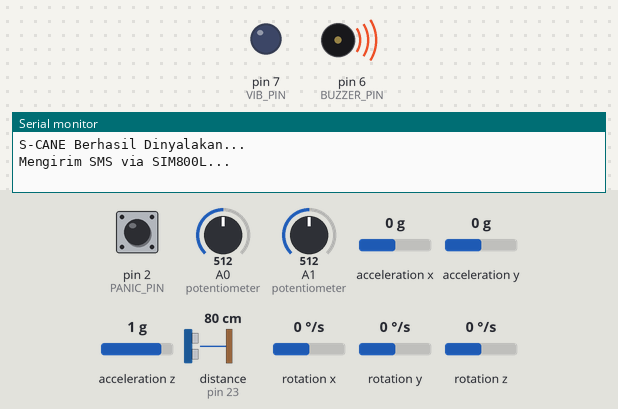
This program was run on a simulated Arduino Mega 2560, built with avr-gcc and run on an emulated ATmega2560. Shown: output pins drawn as LEDs (lit = HIGH), buzzer (waves = sounding), the last lines printed to the serial monitor. Wiring (from diagram.json): ultrasonic range finder: trigger pin 22; echo pin 23. The test bench sets the inputs (shaded band); at power-on: distance to the obstacle (sensor on pin 23) 80 cm, acceleration z 1 g, A0 (potentiometer) = 512, pin 2 (PANIC_PIN) HIGH, A1 (potentiometer) = 512, acceleration x 0 g, acceleration y 0 g, rotation x 0 °/s, rotation y 0 °/s, rotation z 0 °/s. The echo pulse lasts 58.3 µs per cm; the modem accepts every AT command (registered, SIM ready, sends succeed) and sends nothing else; pins used as bus, display or sensor lines are not drawn.

Above: at 2.7 s.
2.8 s: distance to the obstacle (sensor on pin 23) set to 56 cm
9.6 s: distance to the obstacle (sensor on pin 23) set to 47 cm
At 12.8 s:
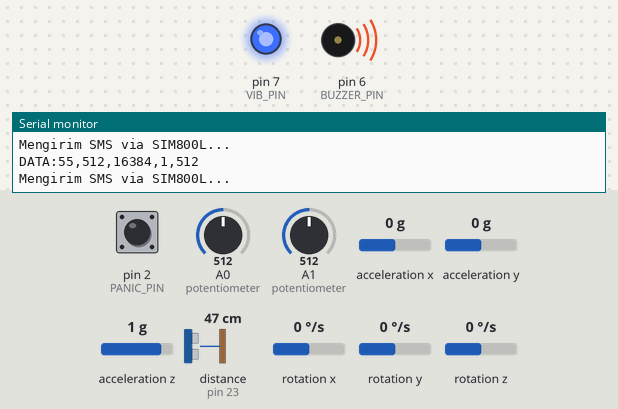
16.6 s: acceleration z set to 0.6 g
19.9 s: A0 (potentiometer) set to 490
At 20.28 s:
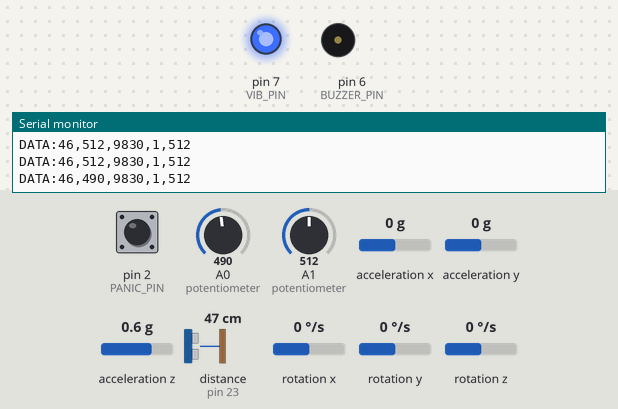
23.4 s: acceleration z set to -1.4 g
26.9 s: distance to the obstacle (sensor on pin 23) set to 60 cm
At 30.24 s:
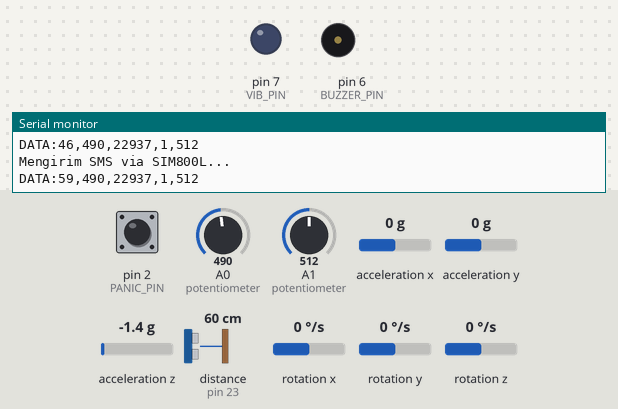
Timing chart, 0 to 35.2 s (numbered marks = the images above; inputs shaded):
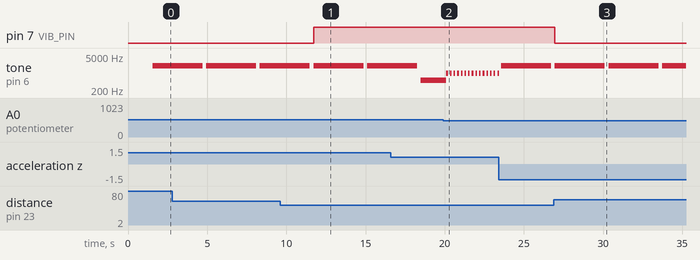

Measured:
- the behaviour switches between 51 and 50 cm on distance to the obstacle (sensor on pin 23) (found by bisection; images 0 and 1)
- after the input at 9.6 s, pin 7 (VIB_PIN): LOW → HIGH after 2.1 s
- after the input at 19.9 s, tone on pin 6 (BUZZER_PIN): alternates 1000 Hz for 0.10 s and silent for 0.13 s, starting after 0.21 s
- after the input at 26.9 s, pin 7 (VIB_PIN): HIGH → LOW after 0.06 s
- by itself, tone on pin 6 (BUZZER_PIN): alternates 2000 Hz for 3.2 s and silent for 0.23 s

The program:

main.cpp
```cpp
#include <Arduino.h>
#include <Wire.h>
#include <avr/io.h>
#include <avr/interrupt.h>
#include <util/delay.h>
#include <MPU6050.h>

// ── Pin definitions ─────────────────────────────
// ATmega2560 port mapping:
// Pin 22 = PA0 (TRIG), Pin 23 = PA1 (ECHO)
// Pin 6  = PH3 (BUZZER, OC4A), Pin 7 = PH4 (VIBRATOR, OC4B)
// Pin 2  = PE4 (PANIC, INT4)
// A0 = PF0 (ADC0), A1 = PF1 (ADC1)

#define TRIG_PIN    22
#define ECHO_PIN    23
#define BUZZER_PIN  6
#define VIB_PIN     7
#define PANIC_PIN   2

#define RAIN_CH     0   // A0 = ADC channel 0
#define BAT_CH      1   // A1 = ADC channel 1

MPU6050 mpu;

// ── ADC ─────────────────────────────────────────
void adc_init() {
  ADMUX  = (1 << REFS0);                    // referensi AVcc
  ADCSRB = 0;                               // MUX5=0, channel 0-7
  ADCSRA = (1 << ADEN)                      // ADC enable
         | (1 << ADPS2)
         | (1 << ADPS1)
         | (1 << ADPS0);                   // prescaler 128 → 125kHz @ 16MHz
}

uint16_t adc_read(uint8_t ch) {
  ADMUX  = (1 << REFS0) | (ch & 0x07);     // set channel, jaga REFS
  ADCSRB &= ~(1 << MUX5);                  // channel 0-7, bukan 8-15
  ADCSRA |= (1 << ADSC);                   // mulai konversi
  while (ADCSRA & (1 << ADSC));            // tunggu selesai
  return ADC;                               // baca hasil 10-bit
}

void uart0_init(uint32_t baud) {
  uint16_t ubrr = F_CPU / 16 / baud - 1;
  UBRR0H = (uint8_t)(ubrr >> 8);
  UBRR0L = (uint8_t)(ubrr);
  UCSR0B = (1 << TXEN0) | (1 << RXEN0);    // TX dan RX enable
  UCSR0C = (1 << UCSZ01) | (1 << UCSZ00); // frame 8N1
}

void uart0_putc(char c) {
  while (!(UCSR0A & (1 << UDRE0)));        // tunggu buffer kosong
  UDR0 = c;
}

void uart0_puts(const char *s) {
  while (*s) uart0_putc(*s++);
}

void uart0_putnum(long n) {
  if (n < 0) { uart0_putc('-'); n = -n; }
  if (n == 0) { uart0_putc('0'); return; }
  char buf[12];
  uint8_t i = 0;
  while (n > 0) { buf[i++] = '0' + (n % 10); n /= 10; }
  // reverse buffer supaya urutan digit benar
  uint8_t j = 0, k = i - 1;
  while (j < k) { char t = buf[j]; buf[j] = buf[k]; buf[k] = t; j++; k--; }
  for (uint8_t x = 0; x < i; x++) uart0_putc(buf[x]);
}

// ── UART1 (Serial ke SIM800L) ────────────────────
void uart1_init(uint32_t baud) {
  uint16_t ubrr = F_CPU / 16 / baud - 1;
  UBRR1H = (uint8_t)(ubrr >> 8);
  UBRR1L = (uint8_t)(ubrr);
  UCSR1B = (1 << TXEN1);                   // TX saja, tidak butuh RX
  UCSR1C = (1 << UCSZ11) | (1 << UCSZ10); // frame 8N1
}

void uart1_putc(char c) {
  while (!(UCSR1A & (1 << UDRE1)));
  UDR1 = c;
}

void uart1_puts(const char *s) {
  while (*s) uart1_putc(*s++);
}

// ── HC-SR04 ──────────────────────────────────────
// pulseIn() tetap dipakai karena implementasi bare metal
// membutuhkan timer capture yang konflik dengan tone()
long hcsr04_cm() {
  digitalWrite(TRIG_PIN, LOW);
  delayMicroseconds(2);
  digitalWrite(TRIG_PIN, HIGH);
  delayMicroseconds(10);
  digitalWrite(TRIG_PIN, LOW);
  long dur = pulseIn(ECHO_PIN, HIGH, 30000); // timeout 30ms
  return dur * 0.034 / 2;
}

// ── GPIO bare metal untuk vibrator ───────────────
// Pin 7 = PH4
void vib_on() {
  DDRH  |=  (1 << PH4);  // set output
  PORTH |=  (1 << PH4);  // set HIGH
}

void vib_off() {
  DDRH  |=  (1 << PH4);
  PORTH &= ~(1 << PH4);  // set LOW
}

// ── Baca panic button bare metal ─────────────────
// Pin 2 = PE4
uint8_t panic_read() {
  return (PINE & (1 << PE4)) ? 1 : 0; // 0 = ditekan (LOW), 1 = lepas
}

// ── Kirim SMS darurat ────────────────────────────
void kirim_sms() {
  uart0_puts("Mengirim SMS via SIM800L...\r\n");
  uart1_puts("AT+CMGS=\"+6281234567890\"\r\n");
  _delay_ms(1000);
  uart1_puts("Peringatan S-CANE: Pengguna dalam kondisi DARURAT! ");
  uart1_puts("Tombol panic ditekan atau pengguna terdeteksi jatuh.");
  uart1_putc(26);   // CTRL+Z → eksekusi kirim SMS
  _delay_ms(2000);
}

// ────────────────────────────────────────────────
void setup() {
  adc_init();
  uart0_init(9600);
  uart1_init(9600);

  // GPIO init
  pinMode(TRIG_PIN,   OUTPUT);
  pinMode(ECHO_PIN,   INPUT);
  pinMode(BUZZER_PIN, OUTPUT);
  DDRH  |=  (1 << PH4);              // VIB_PIN output
  DDRE  &= ~(1 << PE4);              // PANIC_PIN input
  PORTE |=  (1 << PE4);              // pullup internal PANIC

  Wire.begin();
  mpu.initialize();
  _delay_ms(1000);

  uart0_puts("S-CANE Berhasil Dinyalakan...\r\n");
  uart1_puts("AT+CMGF=1\r\n");
  _delay_ms(500);
}

void loop() {
  // ── Baca semua sensor ────────────────────────
  long     dist  = hcsr04_cm();
  uint16_t air   = adc_read(RAIN_CH);
  uint16_t bat   = adc_read(BAT_CH);

  int16_t ax, ay, az, gx, gy, gz;
  mpu.getMotion6(&ax, &ay, &az, &gx, &gy, &gz);
  int16_t absAz = abs(az);

  uint8_t panic = panic_read(); // 0=ditekan, 1=lepas

  // ── Halangan depan ───────────────────────────
  if (dist > 0 && dist < 50) {
    vib_on();
    tone(BUZZER_PIN, 1000, 100);
  } else {
    vib_off();
  }

  // ── Genangan air ─────────────────────────────
  if (air > 500) tone(BUZZER_PIN, 500, 500);

  // ── Darurat: panic atau tongkat jatuh ────────
  if (panic == 0 || absAz > 12000) {
    tone(BUZZER_PIN, 2000, 0);
    kirim_sms();
    noTone(BUZZER_PIN);
  }

  // ── Kirim data ke browser ─────────────────────
  // Format: DATA:jarak,air,absAz,panicState,bat
  uart0_puts("DATA:");
  uart0_putnum(dist);  uart0_putc(',');
  uart0_putnum(air);   uart0_putc(',');
  uart0_putnum(absAz); uart0_putc(',');
  uart0_putnum(panic); uart0_putc(',');
  uart0_putnum(bat);   uart0_puts("\r\n");

  _delay_ms(200);
}
```
